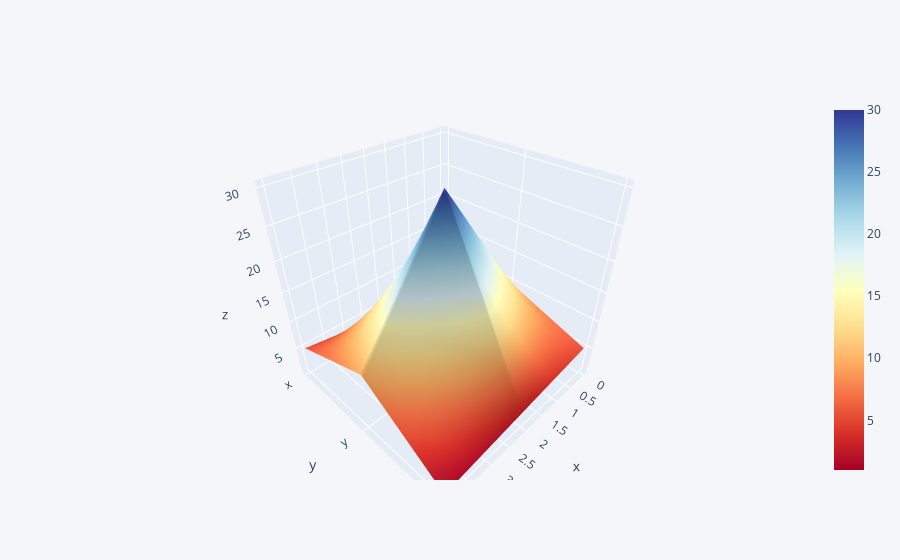

The notebook cell saved with this chart:
### Markdown cell above
## 3d Surface

### Code cell
df3 = pd.DataFrame({'x':[1,2,3,4,5],'y':[10,20,30,20,10],'z':[5,4,3,2,1]})
df3.iplot(kind='surface',colorscale='rdylbu')

### Figure 1 — Plotly figure (JSON) as saved in the notebook; plotly's stock layout.template omitted (floating-point values rounded to 4 significant figures)
{"data": [{"colorscale": [[0, "rgb(165,0,38)"], [0.1, "rgb(215,48,39)"], [0.2, "rgb(244,109,67)"], [0.3, "rgb(253,174,97)"], [0.4, "rgb(254,224,144)"], [0.5, "rgb(255,255,191)"], [0.6, "rgb(224,243,248)"], [0.7, "rgb(171,217,233)"], [0.8, "rgb(116,173,209)"], [0.9, "rgb(69,117,180)"], [1, "rgb(49,54,149)"]], "type": "surface", "x": [0, 1, 2, 3, 4], "y": ["x", "y", "z"], "z": [[1, 2, 3, 4, 5], [10, 20, 30, 20, 10], [5, 4, 3, 2, 1]]}], "layout": {"autosize": true, "legend": {"bgcolor": "#F5F6F9", "font": {"color": "#4D5663"}}, "paper_bgcolor": "#F5F6F9", "plot_bgcolor": "#F5F6F9", "scene": {"aspectmode": "auto", "aspectratio": {"x": 1, "y": 1, "z": 1}, "camera": {"center": {"x": 0, "y": 0, "z": 0}, "eye": {"x": 1.152, "y": 1.152, "z": 1.152}, "projection": {"type": "perspective"}, "up": {"x": 0, "y": 0, "z": 1}}}, "title": {"font": {"color": "#4D5663"}}, "xaxis": {"gridcolor": "#E1E5ED", "showgrid": true, "tickfont": {"color": "#4D5663"}, "title": {"font": {"color": "#4D5663"}, "text": ""}, "zerolinecolor": "#E1E5ED"}, "yaxis": {"gridcolor": "#E1E5ED", "showgrid": true, "tickfont": {"color": "#4D5663"}, "title": {"font": {"color": "#4D5663"}, "text": ""}, "zerolinecolor": "#E1E5ED"}}}
